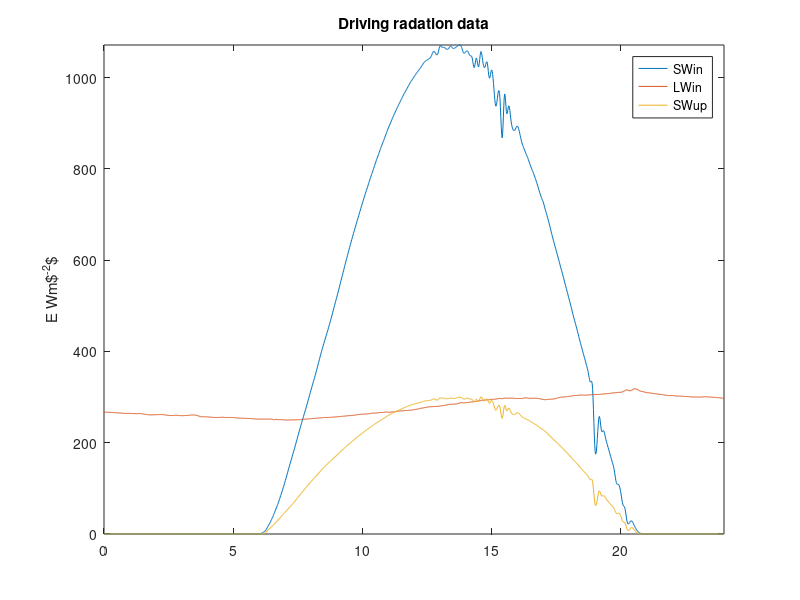

MATLAB code to generate this figure: (Note: this script raises an error after producing the figure.)
% LSM model
% GOAL: drive a coupled LSM with experimental data from MATERHORN and
% Cabow and compare the results with the Shao formualtion for the SHF to
% the MOST formualtion against experimental data

clear; clc;% close all;

%SIMULATION OPTIONS

%pick the data set to drive the simulation: ie 'MATERHORN' or 'Cabow'.
driving_data_set= 'MATERHORN';
%SHF formualtion: ie 'MOST' or 'Shao'
HF_option = 'Shao';
%plots on?: opt, 'on' or 'off'
plots = 'on';
%atmosphere respond?
atmrespondTF = 'on';
%boundary layer respondonse
ABLTF ='on';
%Days to simulate (days)
t_day = 3;
%tower height index 1 for 25m...6 for 0.5 m
tower_height = 1;
%% Constants
%Variables and constants
Cp=1005.7; Cv=719; %heat capacities @ constant pressure & volume [J/kg/K] (Appendix 2 of Emanuel [1994])
g=9.80665; %standard surface gravity [m/s2]
Rd=287.04; %Ideal Gas Constant of DRY air [J/kg/K] (Appendix 2 of Emanuel [1994])
Rv=461.40; %Ideal Gas Constant of water vapor [J/kg/K] (Appendix A.1.4 of Jacobson [1999])
sigma = 5.67e-8; %[W/m^2K^4] stephan boltzmann constant
rho_air = 1; %[kg/m^3]

%time
dt= 60;           %model timestep [s]
tmax= t_day*24*3600;  %maximum time [s]
t_hr = 0:24;

% Load data
switch(driving_data_set)
    case 'MATERHORN'
        %tower heights
       % z = [0.61 2.02 5 10.4 19 25.5]; %m
        z = [25.5 19 10.4 5 2.02 0.61];
        
        %load radiation data: 5 min data
        data_start = 6696; %25 May 0600 UTC
        data_end = data_start + (12*24); %26 May 0800 UTC
        load('./Materhorn_data/MATERHORN_Rad_data.mat');
        SWdn = interp1(linspace(0,24,289),rad_data(data_start:data_end,6),linspace(0,24,1440),'spline');
        SWup = interp1(linspace(0,24,289),rad_data(data_start:data_end,7),linspace(0,24,1440),'spline');
        LWdn = interp1(linspace(0,24,289),rad_data(data_start:data_end,8),linspace(0,24,1440),'spline');
        LWup = interp1(linspace(0,24,289),rad_data(data_start:data_end,9),linspace(0,24,1440),'spline');
        albedo = mean(SWup./SWdn,'omitnan');
        %Plot data to sneak a peak
        if isequal(plots,'on')
            figure()
            plot(linspace(0,24,1440),SWdn)
            hold on
            plot(linspace(0,24,1440),LWdn)
            plot(linspace(0,24,1440),SWup)
            legend('SWin','LWin','SWup')
            title('Driving radation data')
            ylabel('E Wm$^{-2}$')
            axis tight
        end
        % clear rad_data;
        
        %Soil property inputs
        emiss = 0.93; %Jin & Liang [2006]
        z0 = 0.11e-3; %roughness length [m] for Playa (Jensen et al)
        T0 = 290.15;   %Deep soil temperature [K] for playa (Morrison et al. 2017)
        D = 0.06; %Thermally active layer from exp data from playa (Morrison et al)
        Cp_soil = 1542.8;  %specific heat of soil organic material [J/kg/K]
        rho_soil = 1425; %density of soil organic material [kg/m3]
        alpha_soil = 0.4E-6; %Thermal diffusivity for playa [m2/s]
        k_soil = 0.9;             %themal conductivity for playa [W/mK]
        Cs = Cp_soil*rho_soil*D; %heat capacity of organic soil [J/K/m2]
        
        
        %load tower data: 30 min data
        load('/Users/travismorrison/Documents/Local_Data/MATERHORN/data/tower_data/Playa_tower_raw/PlayaSpring_raw_2013_05_24.mat')
        load('./Materhorn_data/playaSpring30minLinDetUTESpac3.mat')
        start_index = 432000; %May 24 0600 UTC or 0000MST
        end_index = start_index +(20*60*60*24); %May 25 0800 UTC or 0200MST
        u_prime = rearrangeHeights(rawFlux.uPrime(start_index:end_index-1,:));
        v_prime = rearrangeHeights(rawFlux.vPrime(start_index:end_index-1,:));
        w_prime = rearrangeHeights(rawFlux.wPrime(start_index:end_index-1,:));
        chunk = 20*60*10;
        
        %compute terms on 30 min chunk
        u_prime_sq = squeeze(mean(reshape((u_prime(:,tower_height).^2)',[chunk,144]),1,'omitnan'));
        v_prime_sq = squeeze(mean(reshape((v_prime(:,tower_height).^2)',[chunk,144]),1,'omitnan'));
        w_prime_sq = squeeze(mean(reshape((w_prime(:,tower_height).^2)',[chunk,144]),1,'omitnan'));
        
        uw_prime = squeeze(mean(reshape((u_prime(:,tower_height).*w_prime(:,tower_height))',[chunk,144]),1,'omitnan'));
        vw_prime = squeeze(mean(reshape((v_prime(:,tower_height).*w_prime(:,tower_height))',[chunk,144]),1,'omitnan'));

        tke = 0.5.*(u_prime_sq+v_prime_sq+...
            w_prime_sq);
        
        
        u_star = (uw_prime.^2+vw_prime.^2).^(1/4);
        %30 min data indexes
        data_start = 1072;%25 May 0000 UTC
        data_end = data_start + (2*24);%26 May 0000 UTC
        U = interp1(linspace(0,24,49),rearrangeHeights(playaSpring.spdAndDir(data_start:data_end,3:3:18)),linspace(0,24,1440),'spline');
        u = detrend(interp1(linspace(0,24,49),rearrangeHeights(playaSpring.rotatedSonic(data_start:data_end,1:3:18)),linspace(0,24,1440),'spline'));
        v = detrend(interp1(linspace(0,24,49),rearrangeHeights(playaSpring.rotatedSonic(data_start:data_end,2:3:18)),linspace(0,24,1440),'spline'));
        w = detrend(interp1(linspace(0,24,49),rearrangeHeights(playaSpring.rotatedSonic(data_start:data_end,3:3:18)),linspace(0,24,1440),'spline'));
        u_star = interp1(linspace(0,24,144),u_star,linspace(0,24,1440));
        tke = interp1(linspace(0,24,144),tke,linspace(0,24,1440));
        L = interp1(linspace(0,24,49),rearrangeHeights(playaSpring.L(data_start:data_end,2:end)),linspace(0,24,1440));
        T_air_tower = interp1(linspace(0,24,49),rearrangeHeights(playaSpring.derivedT(data_start:data_end,2:4:22)),linspace(0,24,1440),'spline');
        %Computing drag coefficient for non-neutral conditions (per hour)
        %zeta = [0.405967591987653,	1.79075784723176,	0.0209220759296613,	1.70652034119992,	3.54795806836081,	15.9133087096185,	-3.02207506547757,	-0.341759085608449,	-1.20368229625590,	-1.28284369011724,	-1.11396080428715,	-1.53205435649209,	-1.03876262278506,	-0.905703575982586,	-0.954347088271912,	-0.661575432802616,	-0.709072759058575,	-0.502739096089809,	-0.710748095123254,	-0.368831557068724,	-0.281621327394183,	-0.116221268903314,	-0.0533745368836851,	-0.0621922059401636,	0.609550392995834];
        %zeta = interp1(linspace(0,24,25),zeta,linspace(0,24,1440),'spline');
        zeta = z./L;
        %zeta above calculated based on L values from the experimental data (less manual calculation steps in matlab)
        %Plot data to sneak a peak
        if isequal(plots,'on')
            figure()
            subplot(5,1,1)
            plot(linspace(0,24,1440),U)
            axis tight
            ylabel('U [ms$^{-1}$]')
            title('Driving tower data')
            axis tight
            subplot(5,1,2)
            plot(linspace(0,24,1440),tke)
            ylabel('e [m$^2$s$^{-2}$]')
            axis tight
            subplot(5,1,3)
            plot(linspace(0,24,1440),L)
            ylabel('L [m]')
            ylim([-10 10])
            subplot(5,1,4)
            plot(linspace(0,24,1440),u_star)
            axis tight
            ylabel('$u^*$ ms$^{-1}$')
            subplot(5,1,5)
            plot(linspace(0,24,1440),T_air_tower)
            ylabel('T [C]')
            xlabel('time [hrs]')
            axis tight
        end
        %initial vars
        H = playaSpring.H(data_start,2)*playaSpring.H(data_start,3)*playaSpring.H(data_start,15:12:75);
        LH= playaSpring.LHflux(data_start,6);
        BR = H./LH;
    case 'Cabow'
        %spell cabow right and add data set!
end
%%
%atmospheric conditions
RH=0.44; %mean 25m RH need to check time period
e=RH*satvap(squeeze(mean(T_air_tower(1,tower_height))),mean(H(:,tower_height)),BR(1))/100; %vapor pressure [hPa]
Psurf=1000;     %surface pressure [hPa]
qair=(Rd/Rv)*e/Psurf;  %specific humidity [g/g]
hmin=100;       %minimum height of atmospheric boundary layer [m]
gvmax=1/8000; %max vegetation conductance [m/s]; reciprocal of vegetation resistance
thetavM0=(T_air_tower(1,tower_height)+273.15)*(1+0.61*qair); %initial virtual potential temperature [K]; Eq. 1.5.1b of Stull [1988]
Beta=.2;       %closure hypothesis:  fraction of surface virtual potential temperature flux that determines entrainment heat flux
gamma=5/1000;   %5/1000   #slope of thetav above growing ABL [K/m]
qabove=qair/5; %specific humidity of air above ABL [g/g] changed from 5 to 1

%Initialize surface T based on upwave Longwave rad
T_init = (LWup(1)/(sigma*emiss))^(1/4);
T = T_init;
Ta = T_air_tower(1,tower_height);
z = z(tower_height);
W = 0; %subsidence rate
thetaM = Ta+273.15;
qM=qair;   %initialize with prescribed specific humidity [g/g]
thetavM=thetaM*(1+0.61*qM);   %virtual potential temperature [K];  Eq. 1.5.1b of Stull [1988]
%%
t_curr = 0;
h = hmin; %inital height of bl [m]
cnt = 0;
input_cnt = 1;
while (t_curr<tmax)
    %inciment counter
    cnt = cnt+1;
    
    %Compute Radiation budget
    LWup_curr = emiss*sigma*T^4; %[W/m^2]
    LWdn_curr = LWdn(input_cnt);
    SWdn_curr = SWdn(input_cnt);
    SWup_curr = SWup(input_cnt);
    Rnet = SWdn_curr - SWup_curr + LWdn_curr - LWup_curr;
    
    if isequal(atmrespondTF,'on')
        Ta = thetaM;   %air temperature [K] is the one from zero-order jump model
        qa = qM;
        %else
        %Ta = approx(x=as.numeric(names(Ta.c))*3600,y=Ta.c,xout=tcurr%%(24*3600))$y+273.15  #use prescribed value
        %qa = qair
    end
    
    %Compute SHF
    tke_curr = tke(input_cnt);
    ra = ra_fun(z,tke_curr,z0,HF_option,u_star(input_cnt),zeta(input_cnt,tower_height));
    H = ((Cp*rho_air)/ra)*(T-Ta);
    
    %Compute LHF
    beta=1;   %vegetation control (Jarvis type model)
    lambda=1000*latentheat(T-273.15); %latent heat of vaporization [J/kg]
    esat=satvap(T-273.15)/100;  %saturation specific humidity [hPa]
    e=qa*Psurf/(Rd/Rv); %vapor pressure [hPa]
    VPD=100*(esat-e);            %vapor pressure deficit [Pa]
    qstar=(Rd/Rv)*esat/Psurf;   %saturation specific humidity [g/g]
    rv=1/gvmax;
    LH = (lambda*rho_air/(ra+rv))*(qstar-qa);%latentheat(H,BR(1));
    
    %Compute GHF
    G = Rnet - LH - H;
    
    %update surface temperature
    dT=(G/Cs)*dt;
    T=T+dT;
    
    %if want atmosphere to respond
    %Based on "zero-order jump" or "slab" model of convective boundary layer, described in Pg. 151~155 of Garratt [1992]
    if isequal(atmrespondTF,'on')
        %update ABL-averaged q
        %calculate surface virtual heat flux
        lambda=latentheat(T);  %latent heat of vaporization [J/g]
        E=LH/lambda;   %surface moisture flux [g/m^2/s]
        F0theta=H/Cp;  %potential heat flux [K-kg/m^2/s]
        F0thetav=F0theta+0.073*lambda*E/Cp; %virtual heat flux [K-kg/m^2/s]
        if isequal(ABLTF,'on')
            Fhthetav=-1*Beta*F0thetav; %closure hypothesis (Eq. 6.15 of Garratt [1992])
            %calculate ABL growth rate
            dh.dt=(1+2*Beta)*F0thetav/(gamma*h);
            if F0thetav<=0.00
                dh.dt=0;   %ABL collapses
            end
        else
            dh.dt=0;
            Fhthetav=0;
        end
        %calculate entrainment flux of humidity
        deltaq=qabove - qM;
        Fhq=-1*rho_air*deltaq*(dh.dt-W)*1000; %entrainment flux of humidity [g/m2/s] NOTE:  assume CONSTANT air density!
        dq.dt=(E-Fhq)/(rho_air*1000*h); %change of humidity in ABL [1/s]; NOTE:  assume CONSTANT air density!
        qM=qM+dq.dt*dt;                %updated qM [g/g]
        %update ABL-averaged thetav
        dthetavM.dt=(F0thetav-Fhthetav)/h;  %change of thetav in ABL [K-kg/m^3/s]
        dthetavM.dt=dthetavM.dt/rho_air;        %[K-kg/m^3/s]=>[K/s]
        thetavM=thetavM+dthetavM.dt*dt;
        thetaM=thetavM/(1+0.61*qM);   %potential temperature, from virtual pot temp [K];  Eq. 1.5.1b of Stull [1988]
        %update ABL height
        h=h+dh.dt*dt;
        if F0thetav<=0.00 && isequal(ABLTF,'on')
            h=hmin; %override value:  ABL collapses
        end
    end
    
    input_cnt = input_cnt+1;
    if input_cnt>1440
        input_cnt =1;
    end
    t_curr = t_curr+dt;
    %save vars!
    result.time(cnt) = t_curr;
    result.SWdn(cnt) = SWdn_curr;
    result.SWup(cnt) = SWup_curr;
    result.LWup(cnt) = LWup_curr;
    result.LWdn(cnt) = LWdn_curr;
    result.Rnet(cnt) = Rnet;
    result.G(cnt) = G;
    result.H(cnt) = H;
    result.LH(cnt) = LH;
    result.ABL_h(cnt) = h;
    result.T(cnt) = T;
    result.Ta(cnt) = Ta;
end
%%
if isequal(plots,'on')
    figure()
    subplot(2,2,1)
    title('Simulated Temperature')
    plot(linspace(0,t_day,cnt),result.T,'-k')
    hold on
    plot(linspace(0,t_day,cnt),result.Ta,'--k')
    legend('$T_s$','$T_a$')
    xlabel('time [days]')
    ylabel('T [K]')
    
    subplot(2,2,2)
    title('Simulated SHF and LHF')
    plot(linspace(0,t_day,cnt),result.H,'-r')
    hold on
    plot(linspace(0,t_day,cnt),result.LH,'-b')
    legend('H','LH')
    xlabel('time [days]')
    ylabel('E [Wm$^{-2}$]')
    
    subplot(2,2,3)
    title('Simulated ABL')
    plot(linspace(0,t_day,cnt),result.ABL_h,'--k')
    hold on
    plot(linspace(0,t_day,cnt),linspace(2500,2500,cnt),'-k')
    legend('Simulated','Max Obs')
    xlabel('time [days]')
    ylabel('h [m]')
    axis([0 t_day 0 3000])
    
    subplot(2,2,4)
    title('Simulated CV budget (+ for in)')
    plot(linspace(0,t_day,cnt),result.Rnet,'-k')
    hold on
    plot(linspace(0,t_day,cnt),-result.G,'-g')
    plot(linspace(0,t_day,cnt),-result.H,'-r')
    plot(linspace(0,t_day,cnt),-result.LH,'-b')
    legend('R$_{net}$','G','H','$H_L$')
    xlabel('time [days]')
    ylabel('E [Wm$^{-2}$]')
    axis tight
    
    H_index = [15 27 75 39 51 63];
    figure()
    subplot(1,2,1)
    plot(linspace(0,24,cnt/t_day), result.H((cnt-cnt/t_day+1):cnt))
    hold on
    plot(linspace(0,24.5,49),playaSpring.H(data_start:data_end,2).*...
        playaSpring.H(data_start:data_end,3).*playaSpring.H(data_start:data_end,H_index(tower_height)))
    %15 for 25.5 m, 27 for 19.4 m, 63 for 0.61m, 75 for 10.4 m,39 for 5 m,
    %51 for 2 m
    legend('modeled','obs (25.5 m)')
    axis tight
    ylabel('H [Wm$^{-2}$]')
    xlabel('time [hrs]')
    
    subplot(1,2,2)
    plot(linspace(0,24,cnt/t_day), result.LH((cnt-cnt/t_day+1):cnt))
    hold on
    plot(linspace(0,24.5,49),playaSpring.LHflux(data_start:data_end,6))
    legend('modeled','obs (10.4 m)')
    axis tight
    ylabel('$H_L$ [Wm$^{-2}$]')
    xlabel('time [hrs]')
end




